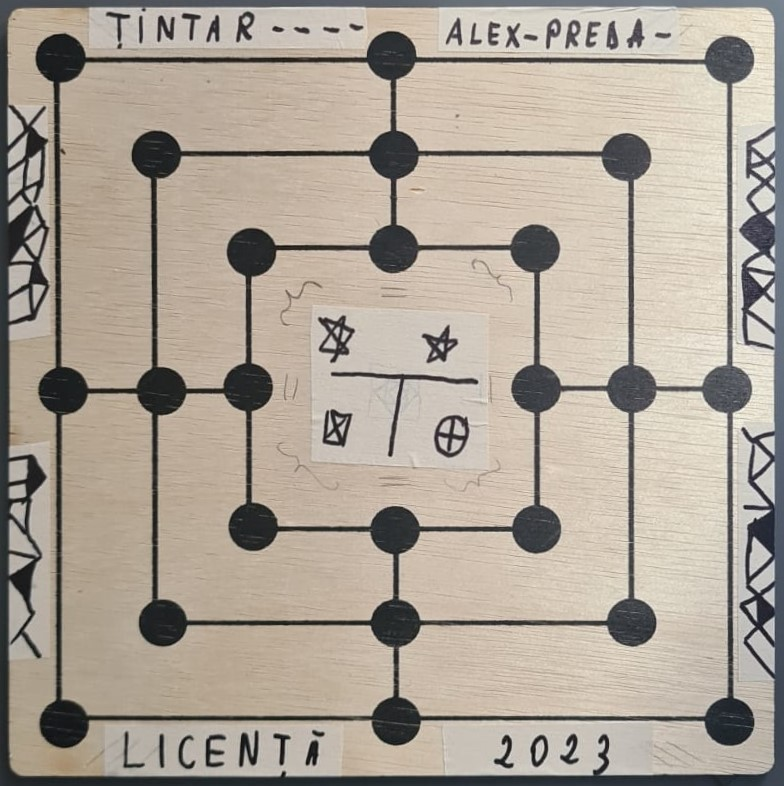
#> input picture resources/template_test3.jpg, 784 x 786 px
$ python image_augmentation.py
#> lines starting #> are read from the running program, lines starting #| are printed output that depends on the picture
import cv2 as cv
import numpy as np
import time

MAX_MATCHES = 1000
GOOD_MATCH_PERCENT = 0.7


def alignImages(im1, im2):
    # Convert images to grayscale
    im1Gray = cv.cvtColor(im1, cv.COLOR_BGR2GRAY)
    im2Gray = cv.cvtColor(im2, cv.COLOR_BGR2GRAY)

    # Detect AKAZE featyres and compute descriptors
    akaze = cv.AKAZE_create()
    keypoints1, descriptors1 = akaze.detectAndCompute(im1Gray, None)
    keypoints2, descriptors2 = akaze.detectAndCompute(im2Gray, None)

    # [13 lines of commented-out code are left out]

    bf = cv.BFMatcher(cv.NORM_L1, crossCheck=True)
    matches = bf.match(descriptors1, descriptors2)
    matches = list(matches)

    # Sort matches by score
    matches.sort(key=lambda x: x.distance, reverse=False)

    # Remove not so good matches
    numGoodMatches = int(len(matches) * GOOD_MATCH_PERCENT)
    matches = matches[:numGoodMatches]

    # Draw top matches
    imMatches = cv.drawMatches(im1, keypoints1, im2, keypoints2, matches, None)
    cv.imshow("matches", imMatches)
    # cv.imwrite("matches.jpg", imMatches)

    # Extract location of good matches
    points1 = np.zeros((len(matches), 2), dtype=np.float32)
    points2 = np.zeros((len(matches), 2), dtype=np.float32)

    for i, match in enumerate(matches):
        points1[i, :] = keypoints1[match.queryIdx].pt
        points2[i, :] = keypoints2[match.trainIdx].pt

    # print(f"points1 = {points1.shape}")
    # print(f"points2 = {points2.shape}")
    # print(points1)

    if len(points1) >= 4:
        # Find homography
        h, mask = cv.findHomography(points1, points2, cv.RANSAC)

        # Use homography
        height, width, channels = im2.shape
        im1Reg = cv.warpPerspective(im1, h, (width, height))

        return im1Reg, h
    else:
        print("no keypoints matching")
        return im1, 0


######################################################################################

video_image = cv.VideoCapture(0)  # 0 - fol camera default | aceasta imagine va fi aliniata
referinta_fisier_template = "resources/template_test3.jpg"  # imagine dupa care va fi aliniata imagine camerei
img_template = cv.imread(referinta_fisier_template, cv.IMREAD_COLOR)
#> img_template is the input picture: shape (786, 784, 3); mean B, G, R 150.7, 162.6, 172.3
img_template = cv.resize(img_template, (350, 350))
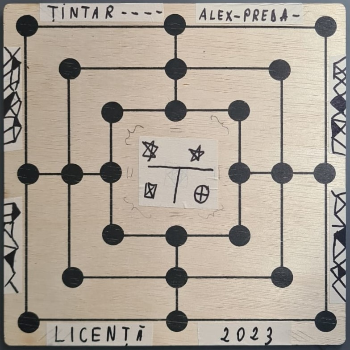
#> img_template: shape (350, 350, 3); mean B, G, R 150.5, 162.4, 172.1
# cv.imshow("imRef", imRef)
# cv.waitKey(0)
# cv.destroyAllWindows()

index_piese_verzi = 0
index_piese_portocalii = 0
index_pozitii_libere = 0

# verific daca camera s-a deschis cu succes
if not video_image.isOpened():
    print("Cannot open camera")
    exit()

t = time.time()
fps = 0
# capturez continuu imaginea camerei
while True:
    fps += 1
    success, camera = video_image.read()
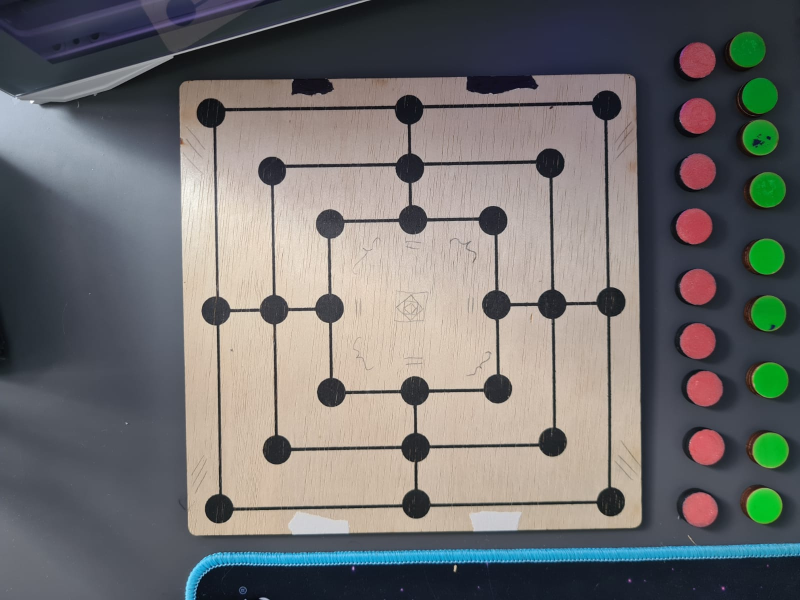
#> input picture resources/big_picture.jpg, 1600 x 1200 px, given in place of the camera (shown at 1/2 size)
#> camera is the input picture: shape (1200, 1600, 3); mean B, G, R 110.3, 110.6, 111.6
    cv.imshow("video", camera)
    img_aliniata = None

    try:
        img_aliniata, h = alignImages(camera, img_template)
#> in alignImages, `im1Gray = cv.cvtColor(im1, cv.COLOR_BGR2GRAY)`:
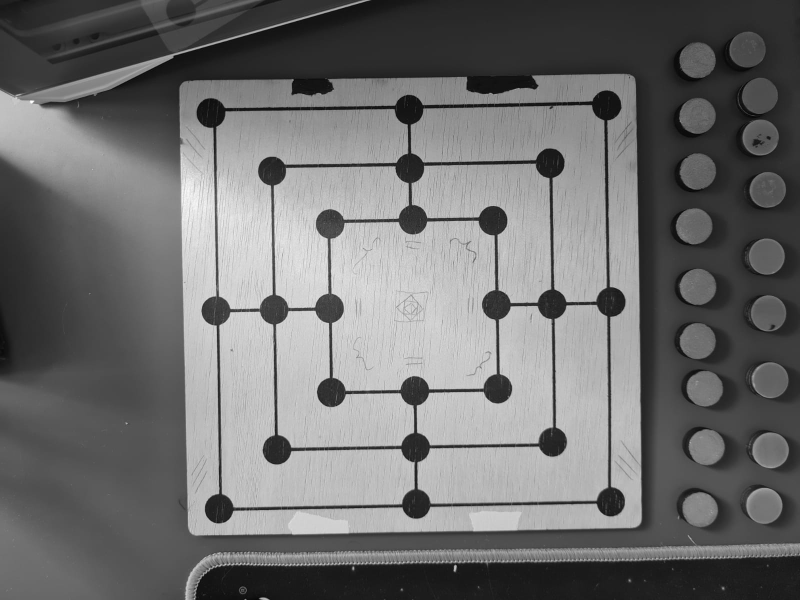
#> im1Gray: shape (1200, 1600) (shown at 1/2 size); min 0, max 254, mean 110.9
#> in alignImages, `im2Gray = cv.cvtColor(im2, cv.COLOR_BGR2GRAY)`:
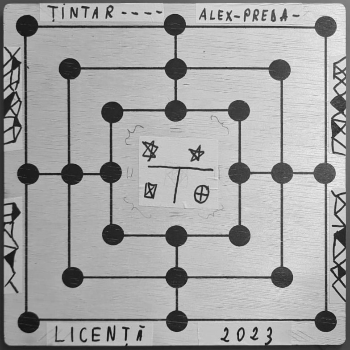
#> im2Gray: shape (350, 350); min 13, max 241, mean 164
#> in alignImages, `keypoints1, descriptors1 = akaze.detectAndCompute(im1Gray, None)`: keypoints1 = 2652 keypoints; strongest (x, y, size): (1105, 884, 32.3), (996, 778, 32.3), (553, 901, 32.3), (661, 785, 32.3)
#> in alignImages, `keypoints2, descriptors2 = akaze.detectAndCompute(im2Gray, None)`: keypoints2 = 390 keypoints; strongest (x, y, size): (112, 112, 11.4), (239, 110, 11.4), (112, 234, 11.4), (239, 236, 11.4)
#> in alignImages, `matches = bf.match(descriptors1, descriptors2)`: matches = 152 matches
#> in alignImages, `numGoodMatches = int(len(matches) * GOOD_MATCH_PERCENT)`: numGoodMatches = 106
#> in alignImages, `matches = matches[:numGoodMatches]`: matches = 106 matches
#> in alignImages, `imMatches = cv.drawMatches(im1, keypoints1, im2, keypoints2, matches, ..`:
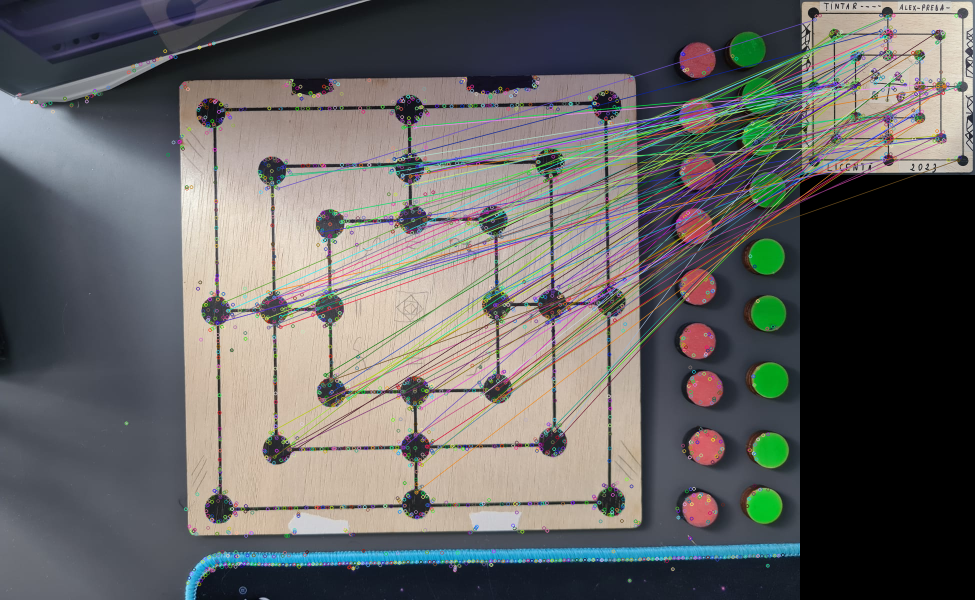
#> imMatches: shape (1200, 1950, 3) (shown at 1/2 size); mean B, G, R 99.3, 100.2, 100.8
#> in alignImages, `points1 = np.zeros((len(matches), 2), dtype=np.float32)`: points1 = 106 pairs, first value 0 to 0, second value 0 to 0
#> the loop in alignImages, `for i, match in enumerate(matches):` made 106 passes
#> after the loop in alignImages, `for i, match in enumerate(matches):`: points1 = 106 pairs, first value 434.7 to 1188.3, second value 254.3 to 984.6; points2 = 106 pairs, first value 29.32 to 316.3, second value 30.87 to 320.1
#> in alignImages, `h, mask = cv.findHomography(points1, points2, cv.RANSAC)`: h = [[0.00618, 0.37, -58.02], [-0.374, 0.00292, 478.3], [7.51e-07, -1.39e-05, 1]]; mask = 106 values, max 1 at index 0, min 0 at index 2, mean 0.208
#> in alignImages, `im1Reg = cv.warpPerspective(im1, h, (width, height))`:
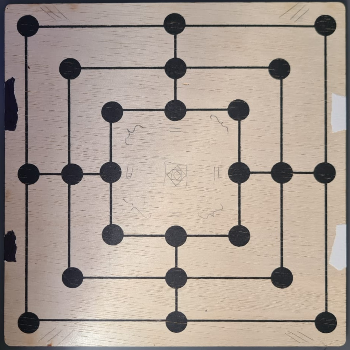
#> im1Reg: shape (350, 350, 3); mean B, G, R 148.3, 157.8, 170.7
        cv.imshow("img aliniata", img_aliniata)
    except:
        print("A avut loc o eroare la alinierea tablei")

    # [7 lines of commented-out code are left out]
    key = cv.waitKey(1) & 0xFF
#> (key q is pressed here)

    # verific daca space-ul este apasat pentru a detecta configuratia tablei
    if key == 32 and img_aliniata is not None:
        # Save the captured frame as a screenshot
        cv.imwrite("resources/screenshot.jpg", img_aliniata)
        print("Screenshot saved.")

        lista_imagini_pozitii = [img_aliniata[0:50, 0:50, :], img_aliniata[0:50, 150:200, :], img_aliniata[0:50, 300:350, :],
                                 img_aliniata[45:95, 45:95, :], img_aliniata[45:95, 150:200, :], img_aliniata[45:95, 250:300, :],
                                 img_aliniata[90:140, 93:143, :], img_aliniata[90:140, 150:200, :], img_aliniata[90:140, 215:265, :],
                                 img_aliniata[150:200, 0:50, :], img_aliniata[150:200, 50:100, :], img_aliniata[150:200, 90:140, :],
                                 img_aliniata[150:200, 215:265, :], img_aliniata[150:200, 255:305, :], img_aliniata[145:200, 300:350, :],
                                 img_aliniata[210:260, 93:143, :], img_aliniata[210:260, 150:200, :], img_aliniata[210:260, 215:265, :],
                                 img_aliniata[255:305, 50:100, :], img_aliniata[255:305, 150:200, :], img_aliniata[255:305, 250:300, :],
                                 img_aliniata[300:350, 0:50, :], img_aliniata[300:350, 150:200, :], img_aliniata[300:350, 300:350, :]]
        # DEBUG (vizualizare piese)
        save_path = "resources/img/"
        for index, img in enumerate(lista_imagini_pozitii):
            print(f"{index + 1} -> {img.shape}")
            cv.imshow(str(index + 1), img)
            key = cv.waitKey(0) & 0xFF
            if key == ord('1'):
                print("1")
                cv.imwrite(save_path + str(index_piese_verzi) + ".jpg", img)
                index_piese_verzi += 1
            elif key == ord('2'):
                print("2")
                cv.imwrite(save_path + str(index_piese_portocalii) + ".jpg", img)
                index_piese_portocalii += 1
            elif key == ord('3'):
                print("3")
                cv.imwrite(save_path + str(index_pozitii_libere) + ".jpg", img)
                index_pozitii_libere += 1
            else:
                print("tasta gresita")

            cv.destroyWindow(str(index + 1))
        print("end")

    # verific daca q-ul este apasat pentru a iesi din loop
    elif key == ord('q'):
        break

    # tin cont de numarul de fps-uri al imaginii
    if time.time() - t > 1:
        print(f"FPS:{fps}")
        t = time.time()
        fps = 0

# eliberez camera si inchid fereastra
video_image.release()
cv.destroyAllWindows()
